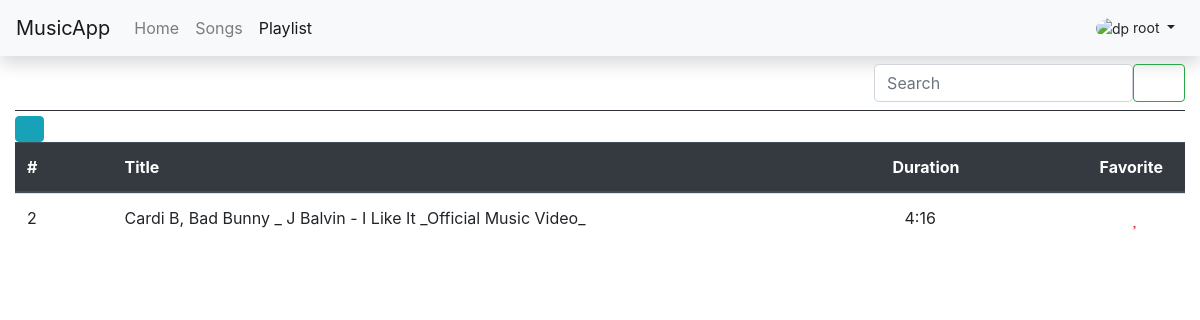
/music/playlists/6 (signed in), run on the app's committed database.
### music/models.py (models this page shows, shortened)
class Song(models.Model):
    song_title = models.CharField(max_length=250)
    song_artist = models.CharField(max_length=250)
    song_duration = models.CharField(max_length=6, default='00:00')
    song_file = models.FileField(blank=True, null=True)
    song_scope = models.CharField(max_length=20, choices=SCOPE)
    song_released_on = models.CharField(max_length=4, blank=True, null=True)
    song_cover = models.ImageField(blank=True, null=True, upload_to='img')
    song_added_by = models.ForeignKey(User,
                                      null=True,
                                      on_delete=models.CASCADE)

### music/views.py (the view)
# urls.py: path('playlists/<pid>', views.playlistsong_view, name='playlistsong'),
@login_required(login_url='/music/')
def playlistsong_view(request, pid):
    plist = Playlist.objects.get(id=pid).playlist_song_set.all()
    playlist = []
    for ls in plist:
        playlist.append(ls.playlist_song)
    return render(
        request, 'music/playlist.html', {
            'pg_active': True,
            'playlistview': True,
            'playlistid': pid,
            'playlistsongs': playlist,
        })

### music/templates/music/playlist.html (shortened to what this page needs)
{% extends 'music/base.html' %}
{% block playlist_link %}
<li class="nav-item active">
    <a class="nav-link" href={% url 'music:playlist' %}>Playlist <span class="sr-only">(current)</span></a>
</li>
{% endblock playlist_link %}
{% block current_username %}
{{user.username}}
{% endblock current_username %}
{% block content %}
<div class="container-fluid px-0">
    <div class="row my-0 my-sm-2 ">
        <div class="col-md-6 col-sm-4 col-2 my-2 my-sm-0">
            <button type="button" class="btn btn-white float-left rounded-30" data-toggle="modal"
                data-target="#plistAdd"><i class="fas fa-plus" data-toggle='tooltip' data-title='Create Playlist'
                    data-placement='right'></i></button>
            {% if playlistview %}
            <button type="button" class="btn btn-white float-left rounded-30" data-toggle='tooltip'
                data-title='Go Back To Playlist' data-placement='right' id="backtoplist"><i
                    class="fas fa-arrow-alt-circle-left fa-lg fa-fw"></i></i></button>
            {% endif %}
        </div>
        <div class="col-md-6 col-sm-8 col-10 my-0 my-sm-0">
            <form class="form-inline float-right">
                <input class="form-control mr-sm-0 mr-0 col-10 col-sm-10 rounded-lg" type="text" placeholder="Search"
                    id="plistSearch">
                <button class="btn btn-outline-success my-2 col-2 col-sm-2 my-sm-0" type="submit"><i
                        class="fas fa-search fa-sm"></i></button>
            </form>
        </div>
    </div>
    <hr class='display-4 bg-dark my-1'>
    <div class="container-fluid p-0">
        <div class="row">
            <div class="container-fluid col-lg-12 p-0">
                <div class="container-fluid">
                    <a name="selectplist" id="{% if playlistview %}songselector{% else %}plistselector{% endif %}"
                        class="btn btn-info p-0" href="#" role="button" data-toggle='tooltip' data-title='Select'
                        data-placement='top'>
                        <i class="fas fa-edit fa-lg fa-fw"></i>
                    </a>
                </div>
                <div class="container-fluid">
                    <div class="slidebase">
                        <div class="slidebase">
                            {% if playlistview %}
                            <table class="table demo table-fixed table-hover table-responsive-lg mx-0">
                                <thead class="thead-dark">
                                    <tr scope="row display-2">
                                        <th scope="col" class='col-lg-1 col-2 col-sm-1' data-hint='songidHead'>#</th>
                                        <th scope="col" class='col-lg-8 col-8 col-sm-8' data-hint='titleHead'>Title</th>
                                        <th scope="col" class='col-lg-2 col-2 col-sm-2 d-none d-sm-block px-0'
                                            data-hint='durationHead'>Duration
                                        </th>
                                        <th scope="col" class="col-lg-1 col-2 col-sm-1" data-hint='favoriteHead'>
                                            Favorite</th>
                                    </tr>
                                </thead>
                                <tbody id='songcontent'>
                                    {% for song in playlistsongs %}
                                    <tr scope="row" data-id={{ song.id }} data-is='unchecked'>
                                        <td class="col-lg-1 col-2 col-sm-1" data-hint='songid'>{{song.id}}</td>
                                        <td class="col-lg-8 col-8 col-sm-8" data-hint='title'>{{song.song_title}}</td>
                                        <td class="col-lg-2 col-2 col-sm-2 d-none d-sm-block" data-hint='duration'>
                                            {{song.song_duration}}</td>
                                        <td class='col-lg-1 col-2 col-sm-1 text-center' data-hint='favorite'><i
                                                class="fa{% if song.is_fav %}s{% else %}r{% endif %} fa-heart fa-lg text-danger"></i>
                                        </td>
                                    </tr>
                                    {% endfor %}
                                </tbody>
                            </table>
                            {% endif %}
                        </div>
                    </div>
                </div>
            </div>
        </div>
    </div>
</div>
{% endblock content %}

### music/static/css/style.css (style rules this page uses)
.table-fixed tbody { height: 500px; overflow-y: auto; width: 100%; }
.table-fixed thead, .table-fixed tbody, .table-fixed tr, .table-fixed td, .table-fixed th { display: block; }
.table-fixed tbody td, .table-fixed tbody th, .table-fixed thead > tr > th { float: left; position: relative; }
.table-fixed tbody td::after, .table-fixed tbody th::after, .table-fixed thead > tr > th::after { content: ""; clear: both; display: block; }

### data on the page
Song: id "2", song_title "Cardi B, Bad Bunny _ J Balvin - I Like It _Official Music Video_", song_duration "4:16"

### other printed values
{{ user.username }} "root"
